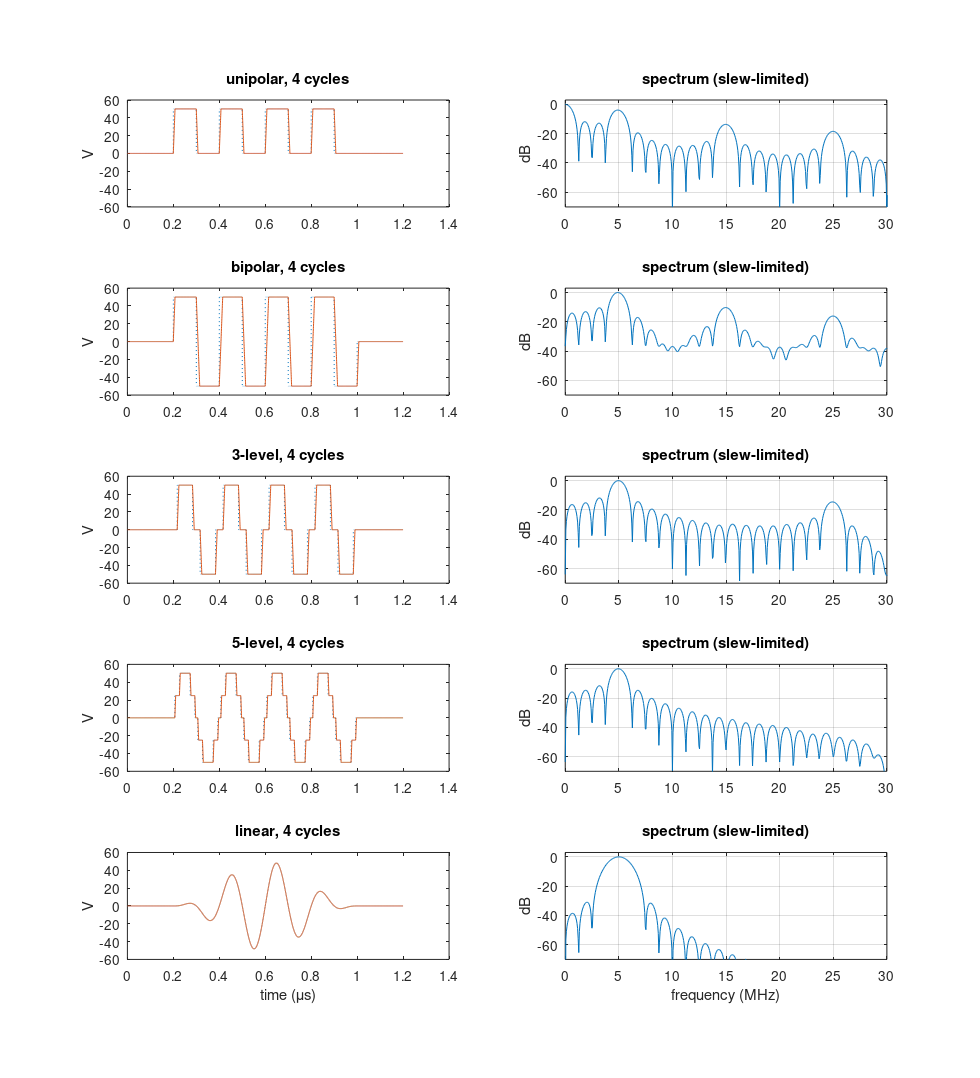
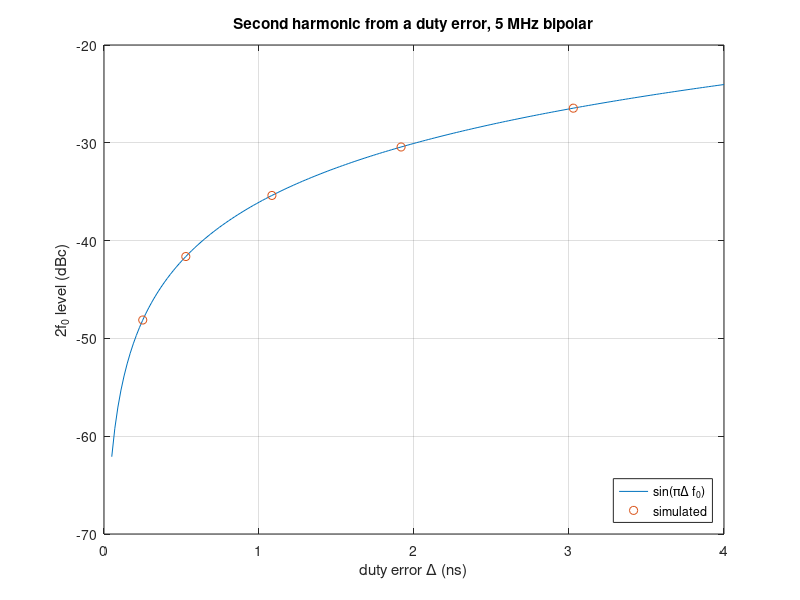

MATLAB code for these plots, in order:
%% m20_pulser_spectra.m
% Pulser waveforms and their harmonic content (Module 20.2).
%   Builds unipolar, bipolar, 3-level (120 deg conduction), 5-level
%   (switching at 12 and 48 deg) and linear (Hann-windowed sine) bursts,
%   then measures the level at n*f0 by an exact DFT of the burst.
%   Part 1: ideal edges, 20-cycle bursts (steady-state harmonic content).
%   Part 2: slew-limited edges, I/C = 2 A / 300 pF at +-50 V.
%   Part 3: duty error D = 1/2 + Delta/T, simulated 2f0 versus sin(pi*Delta*f0).
% What to change: f0, V, Cload, Ipk, the conduction angle beta, the cycles.
% Expected output: bipolar 3f0 -9.5 dBc, 5f0 -14.0 dBc; 3-level no 3f0;
%   5-level no 3f0 or 5f0; duty error of 1.1 ns at 5 MHz: about -35 dBc,
%   matching theory to within 0.1 dB.
clear; close all; rng(1);

%% Parameters
f0    = 5e6;              % centre frequency (Hz)
V     = 50;               % rail voltage (V), drive is +-V
dt    = 1/(720*f0);       % 0.5 deg of phase per sample (0.278 ns)
N     = 2^15;             % samples (9.1 us window)
t     = (0:N-1)*dt;       % time axis (s)
t0    = 0.2e-6;           % burst start (s)
beta  = 120;              % 3-level conduction angle per half cycle (deg)
Cload = 300e-12;          % element + cable capacitance (F)
Ipk   = 2;                % pulser peak current (A)
slew  = Ipk/Cload;        % slew rate (V/s)

%% Level functions of the normalized phase u in [0,1)
lvUni  = @(u) double(u < 0.5);
lvBi   = @(u) 1 - 2*double(u >= 0.5);
lvTri  = @(u) double(abs(u-0.25) < beta/720) - double(abs(u-0.75) < beta/720);
lv5h   = @(a) 0.5*((a>=12)&(a<48)) + ((a>=48)&(a<132)) + 0.5*((a>=132)&(a<168));
lvFive = @(u) (u<0.5).*lv5h(u*360) - (u>=0.5).*lv5h(u*360-180);
% duty error e: the positive half cycle lasts (1/2 + e) of the period
dutyMap = @(fr,e) (fr < 0.5+e).*(fr/(0.5+e)*0.5) + (fr >= 0.5+e).*(0.5 + (fr-0.5-e)/(0.5-e)*0.5);
dft1    = @(x,f) abs(sum(x .* exp(-1i*2*pi*f*t)));   % exact DFT at one frequency
names   = {'unipolar', 'bipolar', '3-level', '5-level', 'linear'};

%% Waveform builder (ideal edges); type index k, cycles nc, duty error e
X = cell(5,1);
ph  = (t - t0)*f0;
for k = 1:5
  for pass = 1:2
    if pass == 1, nc = 20; else, nc = 4; end
    inb = (ph >= 0) & (ph < nc);
    fr  = ph - floor(ph);
    u   = dutyMap(fr, 0);
    switch k
      case 1, lv = lvUni(u);
      case 2, lv = lvBi(u);
      case 3, lv = lvTri(u);
      case 4, lv = lvFive(u);
      case 5, lv = sin(2*pi*ph) .* 0.5.*(1 - cos(2*pi*ph/nc));
    end
    x = V * lv .* inb;
    if pass == 1, X{k} = x; else, Xs{k} = x; end %#ok<SAGROW>
  end
end

%% Part 1: ideal edges, 20-cycle bursts
fprintf('Part 1: ideal edges, 20 cycles at %.1f MHz, +-%d V\n', f0/1e6, V);
fprintf('%-10s %10s %8s %8s %8s %8s\n', 'type', 'f0 re bi', '2f0', '3f0', '5f0', '7f0');
h1bi = dft1(X{2}, f0);
for k = 1:5
  h1 = dft1(X{k}, f0); r = zeros(1,4); nn = [2 3 5 7];
  for j = 1:4, r(j) = max(-99, 20*log10(dft1(X{k}, nn(j)*f0)/h1 + 1e-12)); end
  fprintf('%-10s %8.2f dB %7.1f %8.1f %8.1f %8.1f   dBc\n', names{k}, 20*log10(h1/h1bi), r);
end
fprintf('theory: bipolar 3f0 %.2f, 5f0 %.2f dBc; 3-level f0 %.2f dB; 5-level f0 %.2f dB\n', ...
  20*log10(1/3), 20*log10(1/5), 20*log10(sind(beta/2)), 20*log10(0.5*(cosd(12)+cosd(48))));

%% Part 2: slew-limited edges (constant-current charging of Cload)
fprintf('\nPart 2: slew limit I/C = %.2f V/ns, full -V to +V edge = %.1f ns\n', slew/1e9, 2*V*Cload/Ipk*1e9);
st = slew*dt; Y = cell(5,1);
for k = 1:5
  x = X{k}; y = zeros(size(x)); prev = 0;
  for i = 1:N
    d = x(i) - prev; prev = prev + max(-st, min(st, d)); y(i) = prev;
  end
  Y{k} = y;
  h1 = dft1(y, f0); r = zeros(1,3); nn = [3 5 7];
  for j = 1:3, r(j) = max(-99, 20*log10(dft1(y, nn(j)*f0)/h1 + 1e-12)); end
  fprintf('%-10s f0 %6.2f dB re ideal bipolar   3f0 %6.1f  5f0 %6.1f  7f0 %6.1f dBc\n', names{k}, 20*log10(h1/h1bi), r);
end
fprintf('trapezoid prediction for bipolar: f0 x sinc = %.2f dB, 3f0 rel. = %.1f dBc\n', ...
  20*log10(sin(pi*f0*2*V*Cload/Ipk)/(pi*f0*2*V*Cload/Ipk)), ...
  20*log10((1/3)*sin(3*pi*f0*2*V*Cload/Ipk)/(3*pi*f0*2*V*Cload/Ipk)/(sin(pi*f0*2*V*Cload/Ipk)/(pi*f0*2*V*Cload/Ipk))));

%% Part 3: duty error and the second harmonic (bipolar, ideal edges)
fprintf('\nPart 3: duty error, bipolar, 20 cycles\n');
kList = [1 2 4 7 11];                  % positive half-cycle longer by k samples
dl = zeros(size(kList)); sim2 = dl; thr2 = dl;
inb = (ph >= 0) & (ph < 20); fr = ph - floor(ph);
for j = 1:numel(kList)
  e  = (kList(j) - 0.5)/720;           % boundary placed between samples
  x  = V * lvBi(dutyMap(fr, e)) .* inb;
  npos = sum(x(inb) > 0)/20;           % realized samples per positive half cycle
  dl(j)   = (npos - 360)*dt;           % realized Delta (s)
  sim2(j) = 20*log10(dft1(x, 2*f0)/dft1(x, f0));
  thr2(j) = 20*log10(sin(pi*dl(j)*f0));
  fprintf('Delta = %5.2f ns   2f0 simulated %6.2f dBc   theory 20log10(sin(pi*Delta*f0)) %6.2f dBc\n', dl(j)*1e9, sim2(j), thr2(j));
end
fprintf('1 ns at 5 MHz (theory): %.2f dBc; a -45 dBc spec needs Delta < %.2f ns\n', ...
  20*log10(sin(pi*1e-9*f0)), asin(10^(-45/20))/(pi*f0)*1e9);

%% Figures
figure('Name','m23 pulser waveforms and spectra', 'Position', [50 50 900 950]);
set(gcf, 'PaperPositionMode', 'manual', 'PaperUnits', 'inches', 'PaperPosition', [0 0 10 11]);
nf = 2^16; fax = (0:nf/2-1)/(nf*dt)/1e6;
for k = 1:5
  y = Xs{k};
  ys = zeros(size(y)); prev = 0;
  for i = 1:N, d = y(i) - prev; prev = prev + max(-st, min(st, d)); ys(i) = prev; end
  subplot(5,2,2*k-1); idx = t < 1.2e-6;
  plot(t(idx)*1e6, y(idx), ':', t(idx)*1e6, ys(idx), '-'); ylim([-1.2 1.2]*V);
  ylabel('V'); title([names{k} ', 4 cycles']); if k == 5, xlabel('time (\mus)'); end
  S = abs(fft(ys, nf)); S = S(1:nf/2); S = 20*log10(S/max(S) + 1e-9);
  subplot(5,2,2*k); plot(fax, S); xlim([0 6*f0/1e6]); ylim([-70 3]); grid on;
  ylabel('dB'); title('spectrum (slew-limited)'); if k == 5, xlabel('frequency (MHz)'); end
end
figure('Name','m23 duty error');
dd = linspace(0.05e-9, 4e-9, 200);
plot(dd*1e9, 20*log10(sin(pi*dd*f0)), '-', dl*1e9, sim2, 'o'); grid on;
xlabel('duty error \Delta (ns)'); ylabel('2f_0 level (dBc)'); legend('sin(\pi\Delta f_0)', 'simulated', 'Location', 'southeast');
title('Second harmonic from a duty error, 5 MHz bipolar');
